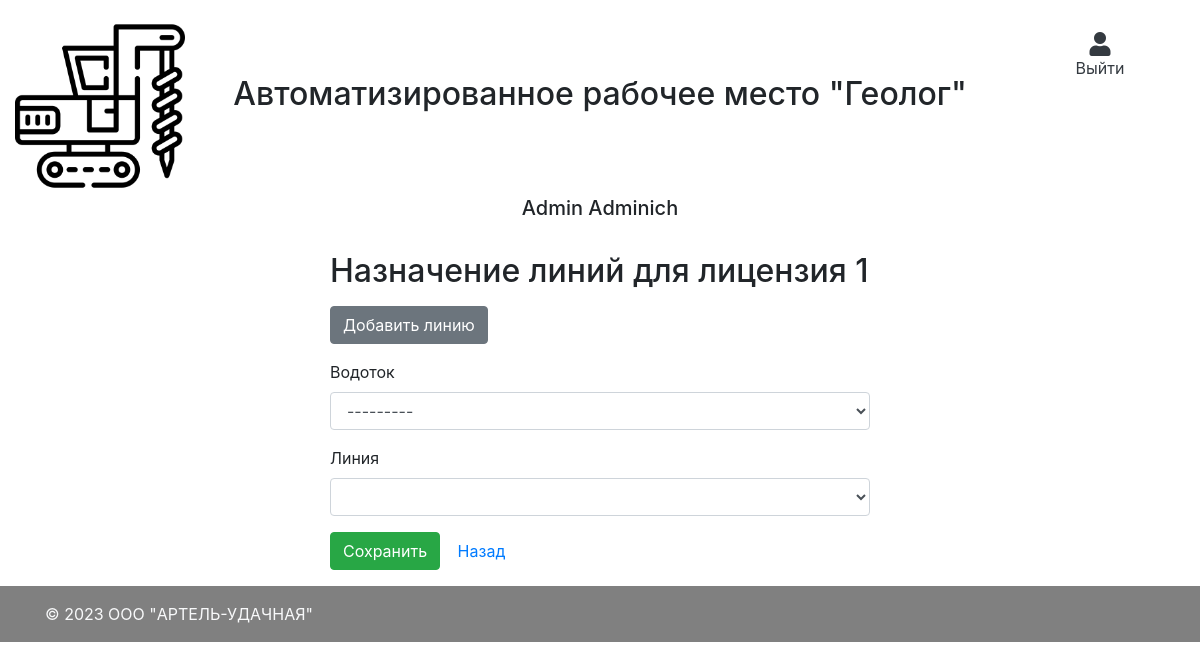
Screenshot of /objects/set_lines/1 (signed in) with the database file from the repository.
### main/models.py (models this page shows, shortened)
class CustomUser(AbstractBaseUser, PermissionsMixin):
    username = models.CharField("Логин пользователя", max_length=50, unique=True)
    first_name = models.CharField("Имя", max_length=50)
    last_name = models.CharField("Фамилия", max_length=50)
    patronymic = models.CharField("Отчество", max_length=50, default="нет")
    team = models.ForeignKey(Team, verbose_name="Номер бригады", on_delete=models.CASCADE, null=True)
    phone_number = models.CharField("Номер телефона", max_length=50, default="Не указано")
    email = models.EmailField(verbose_name="Email", max_length=255, unique=True, blank=True, null=True)
    role = models.ForeignKey(Role, on_delete=models.CASCADE, verbose_name="Должность")
    is_superuser = models.BooleanField(default=False)
    is_active = models.BooleanField(default=True)
    is_admin = models.BooleanField(default=False)
    objects = CustomUserManager()
    created_at = models.DateTimeField("Дата создания", auto_now_add=True)
    updated_at = models.DateTimeField("Дата обновления", auto_now=True)
    USERNAME_FIELD = 'username'
    REQUIRED_FIELDS = ['password']
    class Meta:
        verbose_name = "Пользователь"
        verbose_name_plural = "Пользователи"

class License(models.Model):
    short_name = models.CharField("Наименование", max_length=255)
    name = models.TextField("Полное наименование")
    geologist = models.ForeignKey(CustomUser, related_name='geologist_id', on_delete=models.SET_NULL, verbose_name="Геолог", null=True)
    status = models.ForeignKey(LicenseStatus, on_delete=models.CASCADE, verbose_name="Статус")
    used_enginery = models.TextField("Используемая техника", null=True, default="Не назначено")
    watercourses = models.ManyToManyField(WaterCourse, through='LicenseWaterCourse', through_fields=('license', 'watercourse'), verbose_name="Водотоки", blank=True)
    lines = models.ManyToManyField(Line, through='LineLicenseWaterCourse', through_fields=('license', 'line'), verbose_name="Водотоки", blank=True)
    comment = models.TextField("Комментарий", null=True, blank=True)
    created_at = models.DateTimeField("Дата создания", auto_now_add=True)
    updated_at = models.DateTimeField("Дата обновления", auto_now=True)
    class Meta:
        verbose_name = "Лицензия"
        verbose_name_plural = "Лицензии"

### main/views.py (the view, shortened to what this page needs)
# urls.py: path('objects/set_lines/<int:pk>', views.LineLicenseWaterCourseCreateView.as_view(), name='line_license_watercourse_add'),
class LineLicenseWaterCourseCreateView(LoginRequiredMixin, CreateView):
    template_name = "main/objects/lines_watercourses_licenses/new.html"
    model = models.LineLicenseWaterCourse
    form_class = forms.LineLicenseWaterCourseCreateForm
    def get_context_data(self, **kwargs):
        context = super().get_context_data(**kwargs)
        license_id = self.kwargs.get("pk")
        context['license_id'] = license_id
        context['license_name'] = models.License.objects.get(pk=license_id).short_name
        return context

### main/forms.py
class LineLicenseWaterCourseCreateForm(forms.ModelForm):
    class Meta:
        model = models.LineLicenseWaterCourse
        fields = ('watercourse', 'line', 'license',)

### main/models.py (called while the page is built)
    def __str__(self):
        return self.name

    def __str__(self):
        return self.name

### templates/main/objects/lines_watercourses_licenses/new.html (shortened to what this page needs)
{% extends "layout.html" %}
{% block content %}
{% load widget_tweaks %}
    <div class="col-12">
        <div class="row justify-content-center">
            <div class="col-md-6">
                <h2>Назначение линий для {{ license_name }}</h2>
                <form method="post">
                    <div class="form-group">
                        <a href="/lines/add/{{ license_id }}" class="btn btn-secondary mt-2">Добавить линию</a>
                    </div>
                    {% for field in form.visible_fields %}
                        {% if field.name == 'license' %}
                            <div class="form-group">
                                <input type="hidden" name="license" value="{{ license_id }}">
                                {% for error in field.errors %}
                                    <span class="help-block text-danger">{{ error }}</span>
                                {% endfor %}
                            </div>
                        {% else %}
                            <div class="form-group">
                                <label for="{{ field.id_for_label }}">{{ field.label }}</label>
                                {% render_field field class="form-control" placeholder=field.label %}
                            </div>
                        {% endif %}
                    {% endfor %}
                    <div class="form-group">
                        <button type="submit" class="btn btn-success">
                         Сохранить
                        </button>
                        <a href="{{request.META.HTTP_REFERER}}" class="btn btn-default">Назад</a>
                    </div>
                </form>
            </div>
        </div>
    </div>
{% endblock %}

### templates/layout.html (shortened to what this page needs)
<html lang="en">
    <head>
        <link rel="stylesheet" href="https://maxcdn.bootstrapcdn.com/bootstrap/4.0.0/css/bootstrap.min.css">
        <link rel="stylesheet" href="https://cdnjs.cloudflare.com/ajax/libs/font-awesome/5.15.4/css/all.min.css" />
        <link rel="stylesheet" href="/static/css/main.scss" />
    </head>
    <body class="d-flex flex-column min-vh-100">
      <div class="container-fluid navbar-light bg-navbar-main">
        <div class="row">
            <div class="col-12 col-lg-2 text-center mt-3">
              <a href="/"><img class="img-fluid navbar-brand" src="/static/images/navbar_brand.png"></a>
            </div>
            <div class="col-12 col-lg-8 justify-content-center d-flex align-items-center">
              <h2>Автоматизированное рабочее место "Геолог"</h2>
            </div>
            <div class="col-12 col-lg-2 text-center mt-3">
              <ul class="d-none d-lg-block navbar-nav mr-auto mt-2 ml-3 ml-md-0 mt-lg-0 justify-content-center">
                {% if request.user.is_authenticated %}
                  <li class="nav-item dropdown">
                    <a class="nav-link d-flex flex-column text-dark mt-2" href="/logout">
                      <i class="fa fa-user" aria-hidden="true" style="font-size: 24px;"></i> Выйти
                    </a>
                  </li>
                {% else %}
                  {% comment %} <li class="nav-item m-lg-0">
                    <i class="fa fa-user" aria-hidden="true" style="font-size: 24px;">Войти</i>
                  </li> {% endcomment %}
                {% endif %}
              </ul>
            </div>
            <div class="col-12 col-lg-12 justify-content-center d-flex align-items-center">
              <h5 class="text-center">
                {% if request.user.is_authenticated %}
                  {{ request.user.first_name }} {{ request.user.last_name }}
                {% else %}
                  {% comment %} <li class="nav-item m-lg-0">
                    <i class="fa fa-user" aria-hidden="true" style="font-size: 24px;">Войти</i>
                  </li> {% endcomment %}
                {% endif %}
              </h5>
            </div>
        </div>
      </div>
      <div class="container mt-4">
          <div class="row">
              {% block content %}{% endblock %}
          </div>
      </div>
      <footer class="mt-auto py-3" style="background-color: #808080">
        <div class="container">
          <span class="text-light">© 2023 OOO "АРТЕЛЬ-УДАЧНАЯ"</span>
        </div>
      </footer>
    </body>
</html>

### rows the page displays
CustomUser: user.first_name "Admin", user.last_name "Adminich"
License: short_name "лицензия 1"

### other values shown
{{ field.label }} "Водоток" "Линия"
